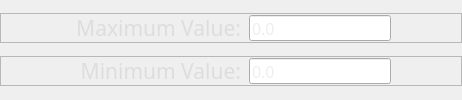
                 <widget class="QWidget" name="numeric_type">
                  <layout class="QVBoxLayout" name="verticalLayout_23">
                   <property name="spacing">
                    <number>0</number>
                   </property>
                   <property name="leftMargin">
                    <number>0</number>
                   </property>
                   <property name="topMargin">
                    <number>0</number>
                   </property>
                   <property name="rightMargin">
                    <number>0</number>
                   </property>
                   <property name="bottomMargin">
                    <number>0</number>
                   </property>
                   <item>
                    <widget class="QFrame" name="frame_40">
                     <property name="maximumSize">
                      <size>
                       <width>16777215</width>
                       <height>30</height>
                      </size>
                     </property>
                     <property name="frameShape">
                      <enum>QFrame::StyledPanel</enum>
                     </property>
                     <property name="frameShadow">
                      <enum>QFrame::Raised</enum>
                     </property>
                     <layout class="QHBoxLayout" name="horizontalLayout_24">
                      <property name="spacing">
                       <number>8</number>
                      </property>
                      <property name="leftMargin">
                       <number>0</number>
                      </property>
                      <property name="topMargin">
                       <number>0</number>
                      </property>
                      <property name="rightMargin">
                       <number>30</number>
                      </property>
                      <property name="bottomMargin">
                       <number>0</number>
                      </property>
                      <item>
                       <spacer name="horizontalSpacer_29">
                        <property name="orientation">
                         <enum>Qt::Horizontal</enum>
                        </property>
                        <property name="sizeHint" stdset="0">
                         <size>
                          <width>40</width>
                          <height>20</height>
                         </size>
                        </property>
                       </spacer>
                      </item>
                      <item>
                       <widget class="QLabel" name="label_11">
                        <property name="minimumSize">
                         <size>
                          <width>200</width>
                          <height>0</height>
                         </size>
                        </property>
                        <property name="font">
                         <font>
                          <family>Microsoft YaHei</family>
                          <pointsize>16</pointsize>
                         </font>
                        </property>
                        <property name="styleSheet">
                         <string notr="true">color:#DDDDDD;</string>
                        </property>
                        <property name="text">
                         <string>Maximum Value:</string>
                        </property>
                        <property name="alignment">
                         <set>Qt::AlignRight|Qt::AlignTrailing|Qt::AlignVCenter</set>
                        </property>
                       </widget>
                      </item>
                      <item>
                       <widget class="QLineEdit" name="numeric_max">
                        <property name="maximumSize">
                         <size>
                          <width>200</width>
                          <height>16777215</height>
                         </size>
                        </property>
                        <property name="font">
                         <font>
                          <family>Microsoft YaHei</family>
                          <pointsize>12</pointsize>
                         </font>
                        </property>
                        <property name="styleSheet">
                         <string notr="true">height: 20;
color: #dddddd;</string>
                        </property>
                        <property name="placeholderText">
                         <string>0.0</string>
                        </property>
                       </widget>
                      </item>
                      <item>
                       <spacer name="horizontalSpacer_25">
                        <property name="orientation">
                         <enum>Qt::Horizontal</enum>
                        </property>
                        <property name="sizeHint" stdset="0">
                         <size>
                          <width>40</width>
                          <height>20</height>
                         </size>
                        </property>
                       </spacer>
                      </item>
                     </layout>
                    </widget>
                   </item>
                   <item>
                    <widget class="QFrame" name="frame_39">
                     <property name="maximumSize">
                      <size>
                       <width>16777215</width>
                       <height>30</height>
                      </size>
                     </property>
                     <property name="frameShape">
                      <enum>QFrame::StyledPanel</enum>
                     </property>
                     <property name="frameShadow">
                      <enum>QFrame::Raised</enum>
                     </property>
                     <layout class="QHBoxLayout" name="horizontalLayout_23">
                      <property name="spacing">
                       <number>8</number>
                      </property>
                      <property name="leftMargin">
                       <number>0</number>
                      </property>
                      <property name="topMargin">
                       <number>0</number>
                      </property>
                      <property name="rightMargin">
                       <number>30</number>
                      </property>
                      <property name="bottomMargin">
                       <number>0</number>
                      </property>
                      <item>
                       <spacer name="horizontalSpacer_30">
                        <property name="orientation">
                         <enum>Qt::Horizontal</enum>
                        </property>
                        <property name="sizeHint" stdset="0">
                         <size>
                          <width>40</width>
                          <height>20</height>
                         </size>
                        </property>
                       </spacer>
                      </item>
                      <item>
                       <widget class="QLabel" name="label_10">
                        <property name="minimumSize">
                         <size>
                          <width>200</width>
                          <height>0</height>
                         </size>
                        </property>
                        <property name="font">
                         <font>
                          <family>Microsoft YaHei</family>
                          <pointsize>16</pointsize>
                         </font>
                        </property>
                        <property name="styleSheet">
                         <string notr="true">color:#DDDDDD;</string>
                        </property>
                        <property name="text">
                         <string>Minimum Value:</string>
                        </property>
                        <property name="alignment">
                         <set>Qt::AlignRight|Qt::AlignTrailing|Qt::AlignVCenter</set>
                        </property>
                       </widget>
                      </item>
                      <item>
                       <widget class="QLineEdit" name="numeric_min">
                        <property name="maximumSize">
                         <size>
                          <width>200</width>
                          <height>16777215</height>
                         </size>
                        </property>
                        <property name="font">
                         <font>
                          <family>Microsoft YaHei</family>
                          <pointsize>12</pointsize>
                         </font>
                        </property>
                        <property name="styleSheet">
                         <string notr="true">height: 20;
color: #dddddd;</string>
                        </property>
                        <property name="placeholderText">
                         <string>0.0</string>
                        </property>
                       </widget>
                      </item>
                      <item>
                       <spacer name="horizontalSpacer_26">
                        <property name="orientation">
                         <enum>Qt::Horizontal</enum>
                        </property>
                        <property name="sizeHint" stdset="0">
                         <size>
                          <width>40</width>
                          <height>20</height>
                         </size>
                        </property>
                       </spacer>
                      </item>
                     </layout>
                    </widget>
                   </item>
                  </layout>
                 </widget>
